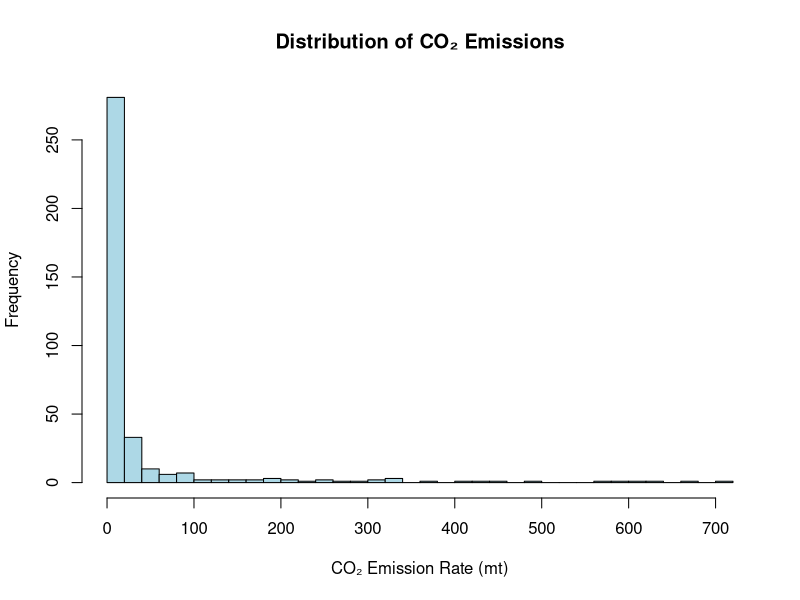
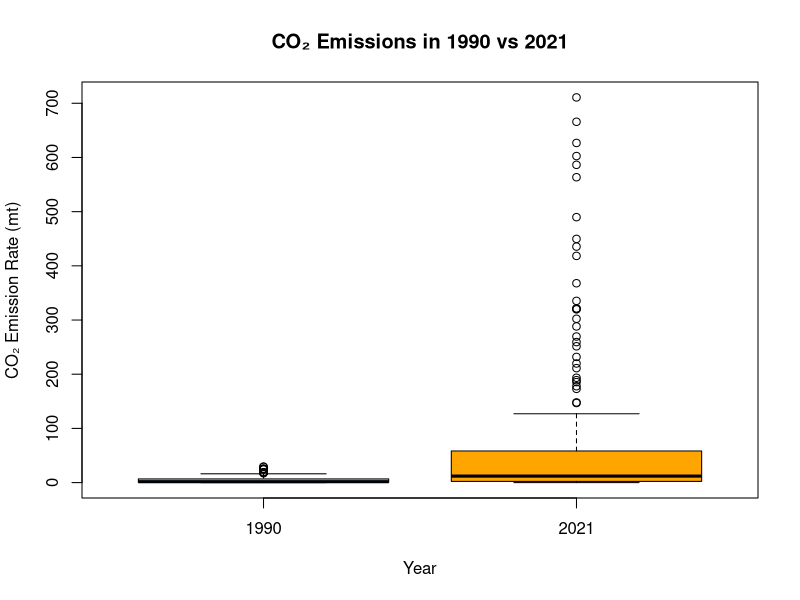

Generate these figures, in order, with R:

# Load dataset
df <- read.csv("tidy_format_co2_emission_dataset.csv")

# Check the structure
str(df)

#print few rows
head(df)

#rename CO2Emission Rate..mt.
names(df)[3] <- "CO2"

#print column names
colnames(df)

# Convert CO₂ emissions column into numeric (important!)
df$CO2 <- as.numeric(df$CO2)

#Data set col Min,max,quartile,Mean,median,mode
summary(df)

# Count how many countries exist in each year
table(df$Year)

# Filter the two years we want
df1990 <- df[df$Year == 1990, ]
df2021 <- df[df$Year == 2021, ]

# Show how many rows we have (to justify sample size)
nrow(df1990)
nrow(df2021)

# Create two groups (1990 vs 2021)

df1990$Group <- "1990"
df2021$Group <- "2021"
combined <- rbind(df1990, df2021)


# Histogram → helps justify use of t-test vs nonparametric test
hist(combined$CO2,
     breaks = 30,
     main = "Distribution of CO₂ Emissions",
     xlab = "CO₂ Emission Rate (mt)",
     col = "lightblue")


# Boxplot → visual comparison of the two years

boxplot(CO2 ~ Group,
        data = combined,
        col = c("skyblue", "orange"),
        main = "CO₂ Emissions in 1990 vs 2021",
        xlab = "Year",
        ylab = "CO₂ Emission Rate (mt)")


# First, try the t-test
t.test(CO2 ~ Group, data = combined)

# If histogram shows data is NOT normal, use non-parametric test:
wilcox.test(CO2 ~ Group, data = combined)



